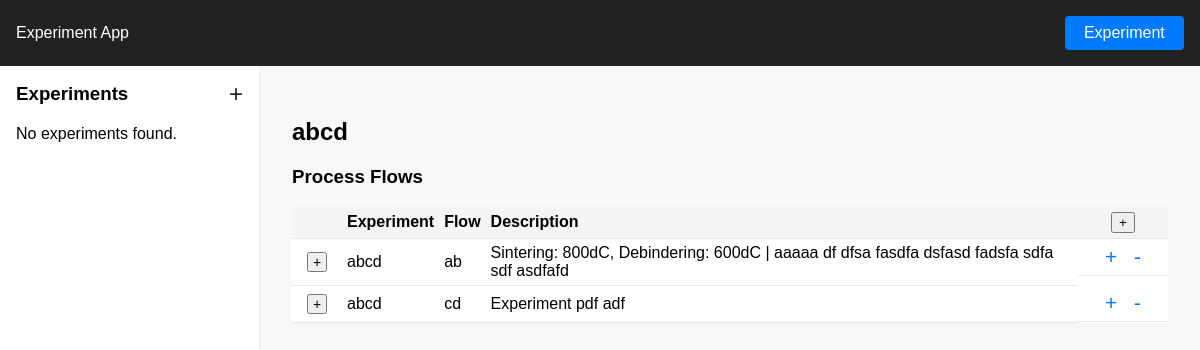
Page /experiment/5/ on the earlier database version.
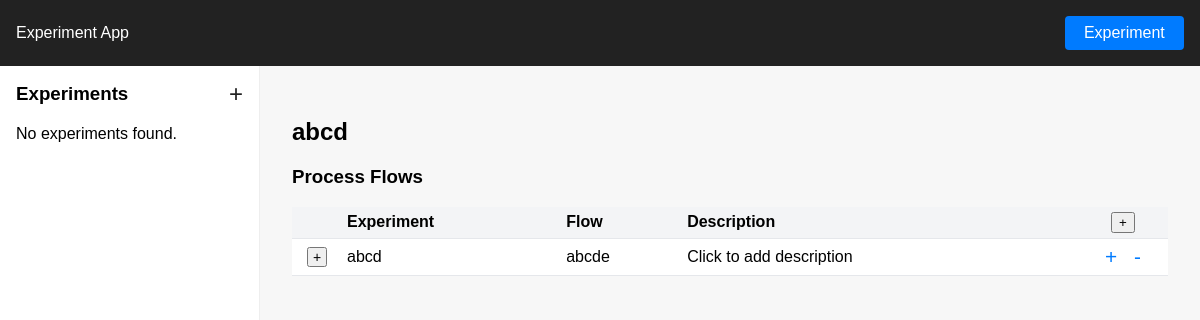
Same page on the later database version.
### experiment_flow/models.py (models this page shows, shortened)
class Exp(models.Model):
    exp_name = models.CharField(max_length = 30)
    created_on = models.DateTimeField(auto_now_add=True)

class ExpFlow(models.Model):
    flow_name = models.CharField(max_length = 20)
    flow_description = models.TextField(blank = True, null = True)
    exp = models.ForeignKey(Exp, on_delete = models.CASCADE, related_name = 'flow', null = True)

### experiment_flow/views.py (the view)
# urls.py: path('experiment/<int:exp_id>/', views.experiment_detail, name='experiment_detail'),
def experiment_detail(request, exp_id):
    experiment = Exp.objects.get(id=exp_id)
    return render(request, 'experiment_flow/experiment_detail.html', {'experiment': experiment})

### experiment_flow/templates/experiment_flow/experiment_detail.html (shortened to what this page needs)
{% extends "experiment_flow/base.html" %}
{% block content %}
<div class="main-section">
    <h2>{{ experiment.exp_name }}</h2>
    <h3>Process Flows</h3>
    <table style="width:100%; border-collapse:collapse; background:#fff;">
        <thead>
            <tr style="background:#f3f4f6;">
                <th style="padding:5px; border-bottom:1px solid #e5e7eb; text-align:left; width:40px;"></th>
                <th style="padding:5px; border-bottom:1px solid #e5e7eb; text-align:left;">Experiment</th>
                <th style="padding:5px; border-bottom:1px solid #e5e7eb; text-align:left;">Flow</th>
                <th style="padding:5px; border-bottom:1px solid #e5e7eb; text-align:left;">Description</th>
                <th style="padding:5px; border-bottom:1px solid #e5e7eb; text-align:center; width:80px;">
                    <button onclick="location.href='{% url 'add_flow' experiment.id %}'" class="add-flow-btn" title="Add Flow">+</button>
                </th>
            </tr>
        </thead>
        <tbody>
            {% for flow in experiment.flow.all %}
            <tr>
                <td style="padding:5px; border-bottom:1px solid #e5e7eb; text-align:center;">
                    <button class="expand-btn" data-flow-id="{{ flow.id }}" style="width:20px; height:20px; padding:0; font-size:14px; cursor:pointer;">+</button>
                </td>
                <td style="padding:5px; border-bottom:1px solid #e5e7eb;">{{ experiment.exp_name }}</td>
                <td style="padding:5px; border-bottom:1px solid #e5e7eb;">{{ flow.flow_name }}</td>
                <td style="padding:5px; border-bottom:1px solid #e5e7eb;">
                    <span class="flow-desc" data-flow-id="{{ flow.id }}">{{ flow.flow_description|default:"Click to add description" }}</span>
                </td>
                <td style="padding:5px; border-bottom:1px solid #e5e7eb; display:flex; justify-content:center; gap:5px;">
                    <button onclick="location.href='{% url 'add_step' experiment.id flow.id %}'" title="Add Step" style="background:none; border:none; font-size:1.3rem; cursor:pointer; color:#007bff;">+</button>
                    <button onclick="location.href='{% url 'delete_flow' experiment.id flow.id %}'" title="Delete Flow" style="background:none; border:none; font-size:1.3rem; cursor:pointer; color:#007bff;">-</button>
                </td>
            </tr>
            {% empty %}
            <tr><td colspan="5" style="padding:10px; text-align:center; color:#888;">No process flows found for this experiment.</td></tr>
            {% endfor %}
        </tbody>
    </table>
</div>
{% endblock %}

### experiment_flow/templates/experiment_flow/base.html (shortened to what this page needs)
<!DOCTYPE html>
<html lang="en">
<head>
    <link rel="stylesheet" href="https://cdn.jsdelivr.net/npm/bootstrap-icons@1.11.1/font/bootstrap-icons.css">
</head>
<body>
    <div class="navbar">
        <div>Experiment App</div>
        <button onclick="location.href='{% url 'index' %}'" class="experiment-btn">Experiment</button>
    </div>
    <div class="main-layout">
        <div class="sidebar">
            <div class="sidebar-header">
                <h3 style="margin:0;">Experiments</h3>
                <button onclick="location.href='{% url 'add_experiment' %}'" class="add-experiment-btn" title="Add Experiment">+</button>
            </div>
            {% for experiment in experiments %}
                    <a href="{% url 'experiment_detail' experiment.id %}" class="experiment-card" style="text-decoration:none; color:inherit; display:block;">
                    <strong>{{ experiment.exp_name }}</strong>
                    <div class="experiment-date">
                        {{ experiment.created_at|date:"M d, Y" }}
                    </div>
                </a>
            {% empty %}
                <p>No experiments found.</p>
            {% endfor %}
        </div>
        <div class="container">
            {% block content %}{% endblock %}
        </div>
    </div>
</body>
</html>

### experiment_flow/templates/experiment_flow/base.html (style rules this page uses)
body { font-family: Arial, sans-serif; margin: 0; padding: 0; background: #f7f7f7; }
.navbar { background: #222; color: #fff; padding: 1rem; display: flex; justify-content: space-between; align-items: center; }
.experiment-btn { background: #007bff; color: #fff; border: none; padding: 0.5rem 1.2rem; border-radius: 4px; cursor: pointer; font-size: 1rem; }
.main-layout { display: flex; min-height: 100vh; }
.sidebar { width: 260px; background: #fff; border-right: 1px solid #eee; padding: 1rem; box-sizing: border-box; }
.sidebar-header { display: flex; align-items: center; justify-content: space-between; margin-bottom: 1.2rem; }
.add-experiment-btn { background: none; color: #222; border: none; font-size: 1.5rem; cursor: pointer; padding: 0; margin-left: 8px; line-height: 1; }
.container { flex: 1; padding: 2rem; }

Differences in the rows shown:
removed ExpFlow: {{ experiment.exp_name }} "abcd", flow_name "ab", flow_description "Sintering: 800dC, Debindering: 600dC | aaaaa df dfsa fasdfa dsfasd fadsfa sdfa sdf asdfafd"
removed ExpFlow: {{ flow.id }} 2 (drawn), {{ experiment.exp_name }} "abcd", flow_name "cd", flow_description "Experiment pdf adf"
added ExpFlow: {{ experiment.exp_name }} "abcd", flow_name "abcde", flow_description "Click to add description"
